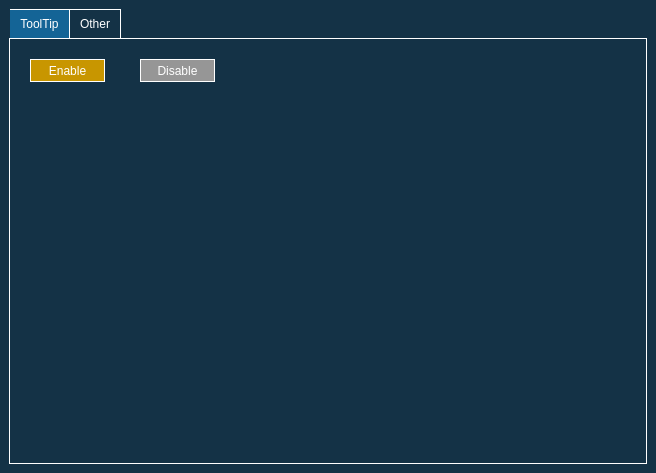
<?xml version="1.0" encoding="UTF-8"?>
<ui version="4.0">
 <class>MainWindow</class>
 <widget class="QMainWindow" name="MainWindow">
  <property name="geometry">
   <rect>
    <x>0</x>
    <y>0</y>
    <width>656</width>
    <height>473</height>
   </rect>
  </property>
  <property name="windowTitle">
   <string>Rectangle Component</string>
  </property>
  <property name="styleSheet">
   <string notr="true">*{
color:white;
background-color:rgb(20,50,70);
font:14px &quot;宋体&quot;;
}
/*TabWidget*/
QTabWidget{
/*给tabwidget设置etAttribute(Qt::WA_StyledBackground)*/
border: 1px solid white;
background-color:rgb(20,50,70);
}
QTabWidget::tab-bar{
alignment:left;
left:1px;
}
QTabWidget::pane { 
/*background-color:rgb(20,50,70);*/
border:1px solid white;
} 
QTabBar{
/*只有有按钮的地方才是tabbar，空白处是tabwidget的*/
background-color:white;
}
QTabBar::tab{/*页签*/
min-height:28px;
padding:0 10px;
border:0;
margin:1px 1px 0 0;
background-color:rgb(20,50,70);
}
QTabBar::tab:hover{
color:cyan;
}
QTabBar::tab:selected{
background-color: rgb(20, 100, 150);
}
QTabBar::tab:selected:hover{
}
/*选项过多时的。。。*/
QTabBar::tear{
}
QTabBar::scroller{
}
/*按钮*/
QPushButton{
border:1px solid white;
background-color:rgb(200,150,0);
}
QPushButton:hover{
background-color:rgb(255,170,0);
}
QPushButton:pressed{
background-color:rgb(255,255,0);
}
QPushButton:disabled{
background-color:rgb(150,150,150);
}
/**/
QLabel{
border: 1px solid white;
background-color:rgb(20,50,90);
}</string>
  </property>
  <widget class="QWidget" name="centralwidget">
   <layout class="QVBoxLayout" name="verticalLayout">
    <item>
     <widget class="QTabWidget" name="tabWidget">
      <property name="currentIndex">
       <number>0</number>
      </property>
      <widget class="QWidget" name="tabToolTip">
       <attribute name="title">
        <string>ToolTip</string>
       </attribute>
       <widget class="QPushButton" name="btnToolTipA">
        <property name="geometry">
         <rect>
          <x>20</x>
          <y>20</y>
          <width>75</width>
          <height>23</height>
         </rect>
        </property>
        <property name="text">
         <string>Enable</string>
        </property>
       </widget>
       <widget class="QPushButton" name="btnToolTipB">
        <property name="enabled">
         <bool>false</bool>
        </property>
        <property name="geometry">
         <rect>
          <x>130</x>
          <y>20</y>
          <width>75</width>
          <height>23</height>
         </rect>
        </property>
        <property name="text">
         <string>Disable</string>
        </property>
       </widget>
      </widget>
      <widget class="QWidget" name="tabOther">
       <attribute name="title">
        <string>Other</string>
       </attribute>
      </widget>
     </widget>
    </item>
   </layout>
  </widget>
 </widget>
 <resources/>
 <connections/>
</ui>
